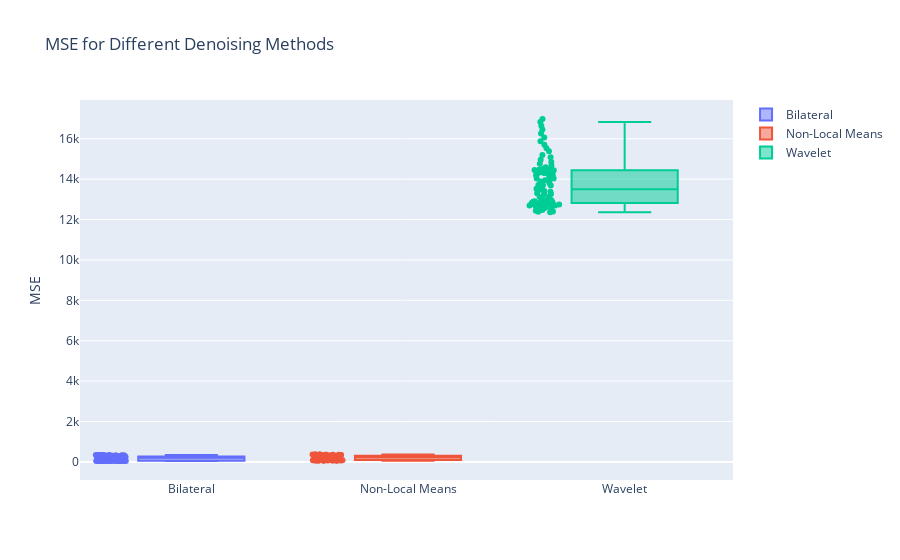
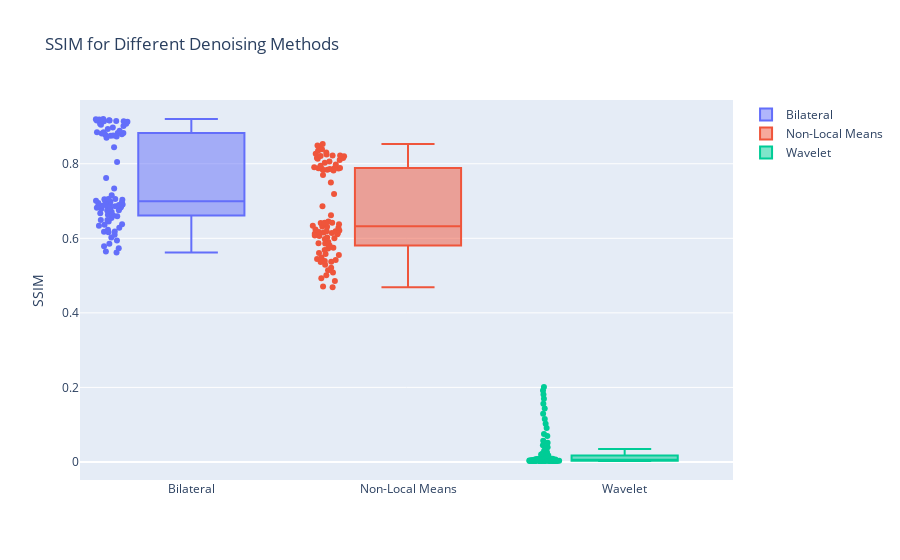

Notebook code for these charts, in order:
### Markdown cell above
#### MSE and SSIM

### Code cell
def calculate_metrics(original_frames, denoised_frames):
    mse_values = []
    ssim_values = []
    for original_frame, denoised_frame in zip(original_frames, denoised_frames):
        mse_value = mse(original_frame, denoised_frame)
        ssim_value = ssim(original_frame, denoised_frame, data_range=original_frame.max() - original_frame.min())
        mse_values.append(mse_value)
        ssim_values.append(ssim_value)
    return mse_values, ssim_values

mse_values_bilateral, ssim_values_bilateral = calculate_metrics(noisy_frames, denoised_frames_bilateral)
mse_values_nl_means, ssim_values_nl_means = calculate_metrics(noisy_frames, denoised_frames_nl_means)
mse_values_wavelet, ssim_values_wavelet = calculate_metrics(noisy_frames, denoised_frames_wavelet)

print("Bilateral Denoising:")
print("Average MSE:", sum(mse_values_bilateral) / len(mse_values_bilateral))
print("Average SSIM:", sum(ssim_values_bilateral) / len(ssim_values_bilateral))

print("Non-local means Denoising:")
print("Average MSE:", sum(mse_values_nl_means) / len(mse_values_nl_means))
print("Average SSIM:", sum(ssim_values_nl_means) / len(ssim_values_nl_means))

print("Wavelet Denoising:")
print("Average MSE:", sum(mse_values_wavelet) / len(mse_values_wavelet))
print("Average SSIM:", sum(ssim_values_wavelet) / len(ssim_values_wavelet))


fig_mse = go.Figure()

fig_mse.add_trace(go.Box(y=mse_values_bilateral, name='Bilateral', boxpoints='all'))
fig_mse.add_trace(go.Box(y=mse_values_nl_means, name='Non-Local Means', boxpoints='all'))
fig_mse.add_trace(go.Box(y=mse_values_wavelet, name='Wavelet', boxpoints='all'))

fig_mse.update_layout(title='MSE for Different Denoising Methods',
                      yaxis_title='MSE')

fig_mse.show()

fig_ssim = go.Figure()

fig_ssim.add_trace(go.Box(y=ssim_values_bilateral, name='Bilateral', boxpoints='all'))
fig_ssim.add_trace(go.Box(y=ssim_values_nl_means, name='Non-Local Means', boxpoints='all'))
fig_ssim.add_trace(go.Box(y=ssim_values_wavelet, name='Wavelet', boxpoints='all'))

fig_ssim.update_layout(title='SSIM for Different Denoising Methods',
                       yaxis_title='SSIM')

fig_ssim.show()
